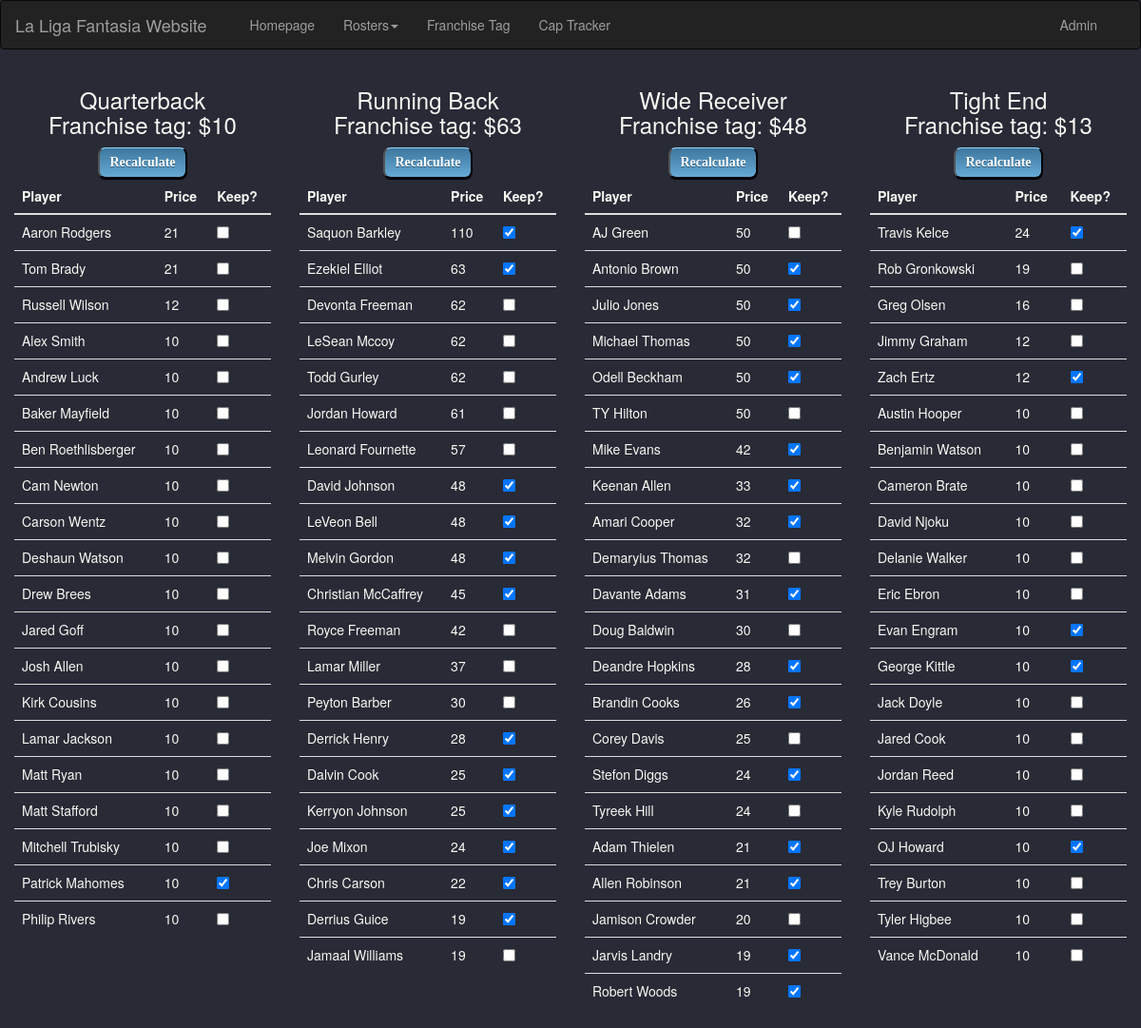
Page /franchise/ on the earlier database version.
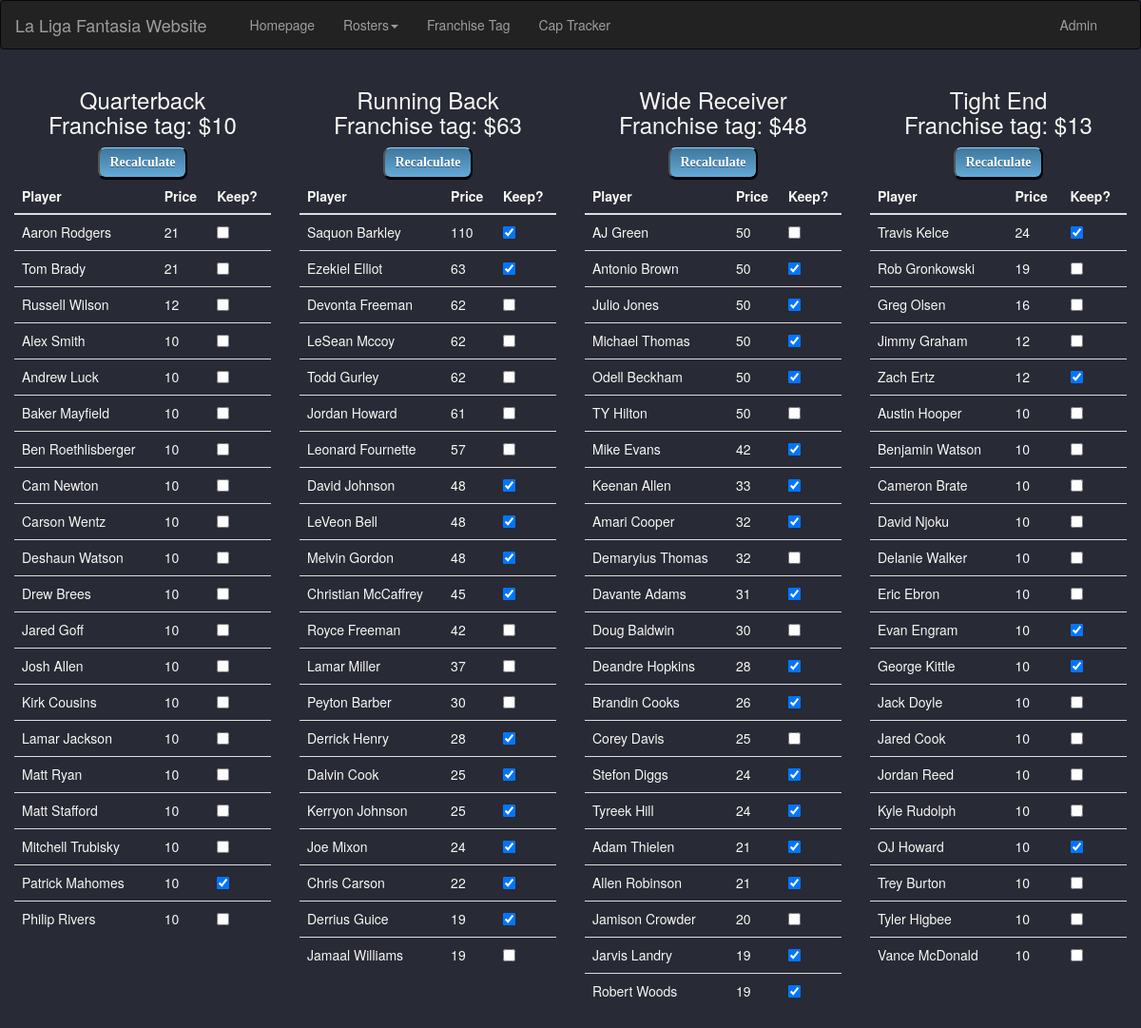
Same page on the later database version.
### liga/models.py (models this page shows, shortened)
class Player(models.Model):
    name = models.CharField(max_length=30)
    price = models.IntegerField()
    position = models.CharField(max_length=3)
    kept = models.BooleanField()
    ftag = models.BooleanField(default=False)

### franchise/views.py (the view)
# urls.py: path('', views.franchise, name='index'),
def franchise(request):
    qb_list = get_list("QB")
    rb_list = get_list("RB")
    wr_list = get_list("WR")
    te_list = get_list("TE")
    tag_prices = []
    for i in range(4):
        tag_prices.append(Player.objects.filter(name__contains='Franchise').values('price')[i]['price'])
    context = {
        'qb_list': qb_list,
        'rb_list': rb_list,
        'wr_list': wr_list,
        'te_list': te_list,
        'tag_prices': tag_prices,
    }
    return render(request, 'franchise/franchise.html', context)

### franchise/views.py (called while the page is built)
def get_list(position):
    if position == "QB" or position == "TE":
        return Player.objects.filter(position=position).exclude(name__contains='Franchise').order_by('-price')
    else:
        return Player.objects.filter(position=position).exclude(name__contains='Franchise').filter(
            price__gte=19).order_by('-price')

### franchise/templates/franchise/franchise.html (shortened to what the changed rows need)
{% extends "liga/base.html" %}
{% block main_content %}
<div class="container-fluid">
    <div class="row">
        <form action="{% url 'franchise:update' 'QB' %}" method="post">
            <div class="col-xs-6 col-sm-6 col-md-3 col-lg-3">
                <table class="table .table-sm">
                    <thead>
                    <tr>
                        <th scope="col">Player</th>
                        <th scope="col">Price</th>
                        <th scope="col">Keep?</th>
                    </tr>
                    </thead>
                </table>
            </div>
        </form>
        <form action="{% url 'franchise:update' 'RB' %}" method="post">
            <div class="col-xs-6 col-sm-6 col-md-3 col-lg-3">
                <table class="table .table-sm">
                    <thead>
                    <tr>
                        <th scope="col">Player</th>
                        <th scope="col">Price</th>
                        <th scope="col">Keep?</th>
                    </tr>
                    </thead>
                </table>
            </div>
        </form>
        <form action="{% url 'franchise:update' 'WR' %}" method="post">
            <div class="col-xs-6 col-sm-6 col-md-3 col-lg-3">
                <table class="table .table-sm">
                    <thead>
                    <tr>
                        <th scope="col">Player</th>
                        <th scope="col">Price</th>
                        <th scope="col">Keep?</th>
                    </tr>
                    </thead>
                    <tbody>
                    {% for wr in wr_list %}
                    <tr>
                        <td> {{wr.name}}</td>
                        <td> {{wr.price}}</td>
                        <td><input type="checkbox" name="item" id="wr{{ forloop.counter }}" value="{{ wr.id }}"
                                   {% if wr.kept %} checked {% endif %}>
                        </td>
                    </tr>
                    {% endfor %}
                    </tbody>
                </table>
            </div>
        </form>
        <form action="{% url 'franchise:update' 'TE' %}" method="post">
            <div class="col-xs-6 col-sm-6 col-md-3 col-lg-3">
                <table class="table .table-sm">
                    <thead>
                    <tr>
                        <th scope="col">Player</th>
                        <th scope="col">Price</th>
                        <th scope="col">Keep?</th>
                    </tr>
                    </thead>
                </table>
            </div>
        </form>
        <br>
    </div>
</div>
{% endblock main_content %}

Differences in the rows shown:
changed Player "Tyreek Hill": kept "☐" → "☑"
